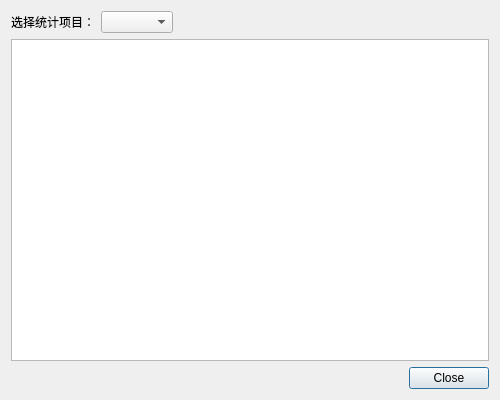
<?xml version="1.0" encoding="UTF-8"?>
<ui version="4.0">
 <class>SearchAve_Log</class>
 <widget class="QDialog" name="SearchAve_Log">
  <property name="geometry">
   <rect>
    <x>0</x>
    <y>0</y>
    <width>500</width>
    <height>400</height>
   </rect>
  </property>
  <property name="windowTitle">
   <string>查询平均数据排名</string>
  </property>
  <layout class="QVBoxLayout" name="verticalLayout">
   <item>
    <layout class="QHBoxLayout" name="horizontalLayout">
     <item>
      <widget class="QLabel" name="categoryLabel">
       <property name="text">
        <string>选择统计项目：</string>
       </property>
      </widget>
     </item>
     <item>
      <widget class="QComboBox" name="categoryComboBox"/>
     </item>
     <item>
      <spacer name="horizontalSpacer">
       <property name="orientation">
        <enum>Qt::Horizontal</enum>
       </property>
       <property name="sizeHint" stdset="0">
        <size>
         <width>40</width>
         <height>20</height>
        </size>
       </property>
      </spacer>
     </item>
    </layout>
   </item>
   <item>
    <widget class="QTableWidget" name="resultTableWidget"/>
   </item>
   <item>
    <widget class="QDialogButtonBox" name="buttonBox">
     <property name="orientation">
      <enum>Qt::Horizontal</enum>
     </property>
     <property name="standardButtons">
      <set>QDialogButtonBox::Close</set>
     </property>
    </widget>
   </item>
  </layout>
 </widget>
 <resources/>
 <connections>
  <connection>
   <sender>buttonBox</sender>
   <signal>rejected()</signal>
   <receiver>SearchAve_Log</receiver>
   <slot>reject()</slot>
   <hints>
    <hint type="sourcelabel">
     <x>316</x>
     <y>260</y>
    </hint>
    <hint type="destinationlabel">
     <x>286</x>
     <y>274</y>
    </hint>
   </hints>
  </connection>
 </connections>
</ui>
